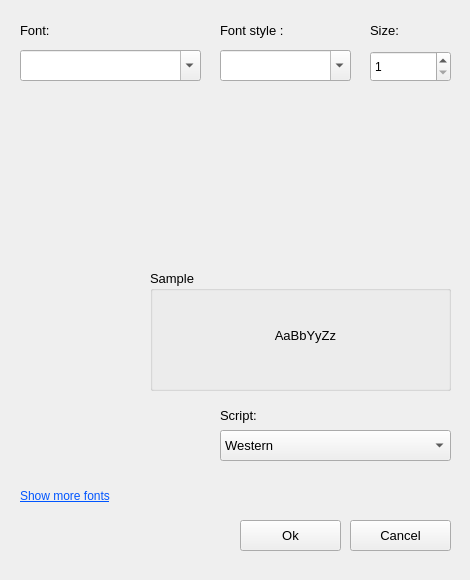
<?xml version="1.0" encoding="UTF-8"?>
<ui version="4.0">
 <class>Font_Window</class>
 <widget class="QWidget" name="Font_Window">
  <property name="geometry">
   <rect>
    <x>0</x>
    <y>0</y>
    <width>470</width>
    <height>580</height>
   </rect>
  </property>
  <property name="minimumSize">
   <size>
    <width>470</width>
    <height>580</height>
   </size>
  </property>
  <property name="maximumSize">
   <size>
    <width>470</width>
    <height>580</height>
   </size>
  </property>
  <property name="windowTitle">
   <string>Font</string>
  </property>
  <widget class="QLabel" name="label">
   <property name="geometry">
    <rect>
     <x>20</x>
     <y>10</y>
     <width>61</width>
     <height>41</height>
    </rect>
   </property>
   <property name="font">
    <font>
     <family>MS Shell Dlg 2</family>
     <pointsize>10</pointsize>
    </font>
   </property>
   <property name="text">
    <string>Font:</string>
   </property>
  </widget>
  <widget class="QLabel" name="label_2">
   <property name="geometry">
    <rect>
     <x>220</x>
     <y>10</y>
     <width>111</width>
     <height>41</height>
    </rect>
   </property>
   <property name="font">
    <font>
     <pointsize>10</pointsize>
    </font>
   </property>
   <property name="text">
    <string>Font style :</string>
   </property>
  </widget>
  <widget class="QLabel" name="label_3">
   <property name="geometry">
    <rect>
     <x>370</x>
     <y>10</y>
     <width>81</width>
     <height>41</height>
    </rect>
   </property>
   <property name="font">
    <font>
     <pointsize>10</pointsize>
    </font>
   </property>
   <property name="text">
    <string>Size:</string>
   </property>
  </widget>
  <widget class="QGroupBox" name="groupBox">
   <property name="geometry">
    <rect>
     <x>150</x>
     <y>270</y>
     <width>301</width>
     <height>121</height>
    </rect>
   </property>
   <property name="font">
    <font>
     <pointsize>10</pointsize>
    </font>
   </property>
   <property name="title">
    <string>Sample</string>
   </property>
   <widget class="QLabel" name="sample_label">
    <property name="geometry">
     <rect>
      <x>20</x>
      <y>30</y>
      <width>271</width>
      <height>71</height>
     </rect>
    </property>
    <property name="font">
     <font>
      <pointsize>10</pointsize>
     </font>
    </property>
    <property name="text">
     <string>AaBbYyZz</string>
    </property>
    <property name="alignment">
     <set>Qt::AlignCenter</set>
    </property>
   </widget>
  </widget>
  <widget class="QLabel" name="label_5">
   <property name="geometry">
    <rect>
     <x>220</x>
     <y>400</y>
     <width>71</width>
     <height>31</height>
    </rect>
   </property>
   <property name="font">
    <font>
     <pointsize>10</pointsize>
    </font>
   </property>
   <property name="text">
    <string>Script:</string>
   </property>
  </widget>
  <widget class="QSpinBox" name="fontsize_sbox">
   <property name="geometry">
    <rect>
     <x>370</x>
     <y>51</y>
     <width>81</width>
     <height>31</height>
    </rect>
   </property>
   <property name="minimum">
    <number>1</number>
   </property>
  </widget>
  <widget class="QPushButton" name="ok_btn">
   <property name="geometry">
    <rect>
     <x>240</x>
     <y>520</y>
     <width>101</width>
     <height>31</height>
    </rect>
   </property>
   <property name="font">
    <font>
     <pointsize>10</pointsize>
    </font>
   </property>
   <property name="text">
    <string>Ok</string>
   </property>
  </widget>
  <widget class="QPushButton" name="cancel_btn">
   <property name="geometry">
    <rect>
     <x>350</x>
     <y>520</y>
     <width>101</width>
     <height>31</height>
    </rect>
   </property>
   <property name="font">
    <font>
     <pointsize>10</pointsize>
    </font>
   </property>
   <property name="text">
    <string>Cancel</string>
   </property>
  </widget>
  <widget class="QLabel" name="show_more_label">
   <property name="geometry">
    <rect>
     <x>20</x>
     <y>480</y>
     <width>121</width>
     <height>31</height>
    </rect>
   </property>
   <property name="font">
    <font>
     <pointsize>9</pointsize>
     <underline>true</underline>
    </font>
   </property>
   <property name="cursor">
    <cursorShape>PointingHandCursor</cursorShape>
   </property>
   <property name="styleSheet">
    <string notr="true">color: rgb(0, 85, 255);</string>
   </property>
   <property name="text">
    <string>Show more fonts</string>
   </property>
  </widget>
  <widget class="QComboBox" name="script_cbox">
   <property name="geometry">
    <rect>
     <x>220</x>
     <y>430</y>
     <width>231</width>
     <height>31</height>
    </rect>
   </property>
   <property name="font">
    <font>
     <pointsize>10</pointsize>
    </font>
   </property>
   <property name="duplicatesEnabled">
    <bool>false</bool>
   </property>
   <item>
    <property name="text">
     <string>Western</string>
    </property>
   </item>
  </widget>
  <widget class="QComboBox" name="fontfamily_cbox">
   <property name="geometry">
    <rect>
     <x>20</x>
     <y>50</y>
     <width>181</width>
     <height>31</height>
    </rect>
   </property>
   <property name="editable">
    <bool>true</bool>
   </property>
  </widget>
  <widget class="QComboBox" name="fontstyle_cbox">
   <property name="geometry">
    <rect>
     <x>220</x>
     <y>50</y>
     <width>131</width>
     <height>31</height>
    </rect>
   </property>
   <property name="editable">
    <bool>true</bool>
   </property>
  </widget>
 </widget>
 <resources/>
 <connections/>
</ui>
